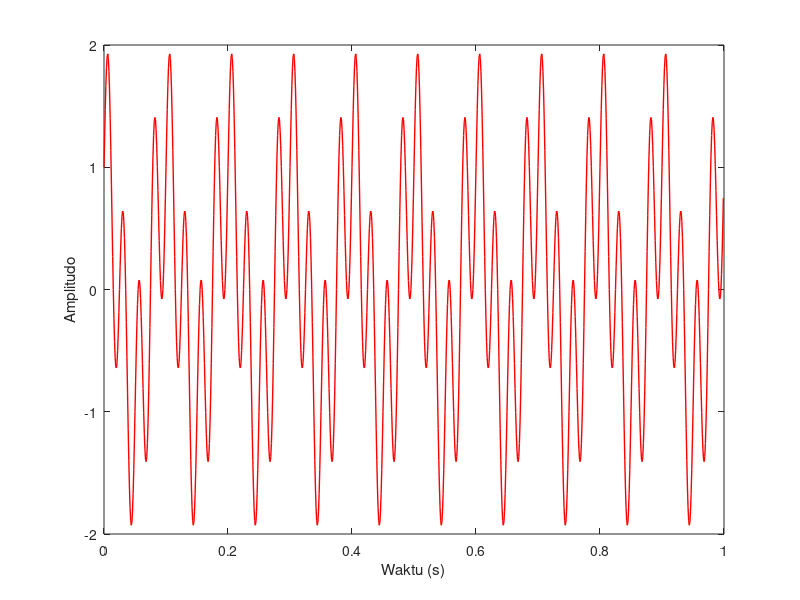
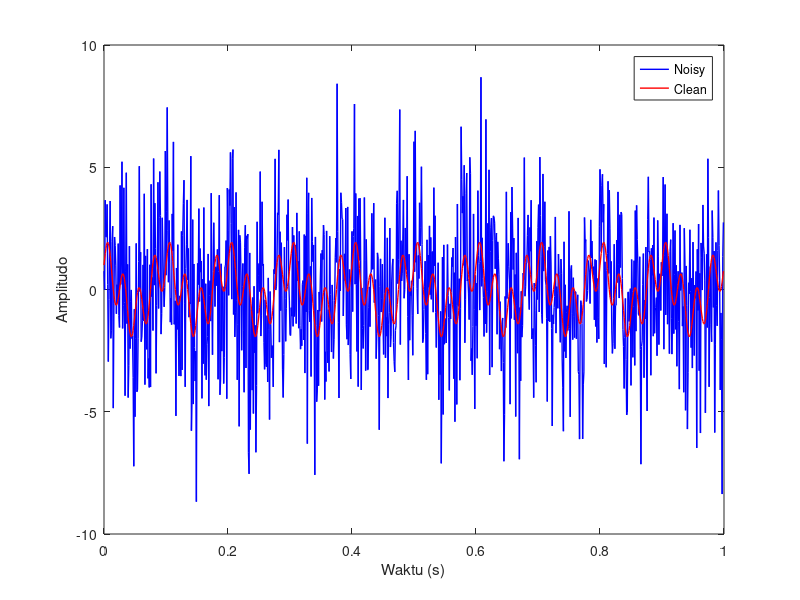
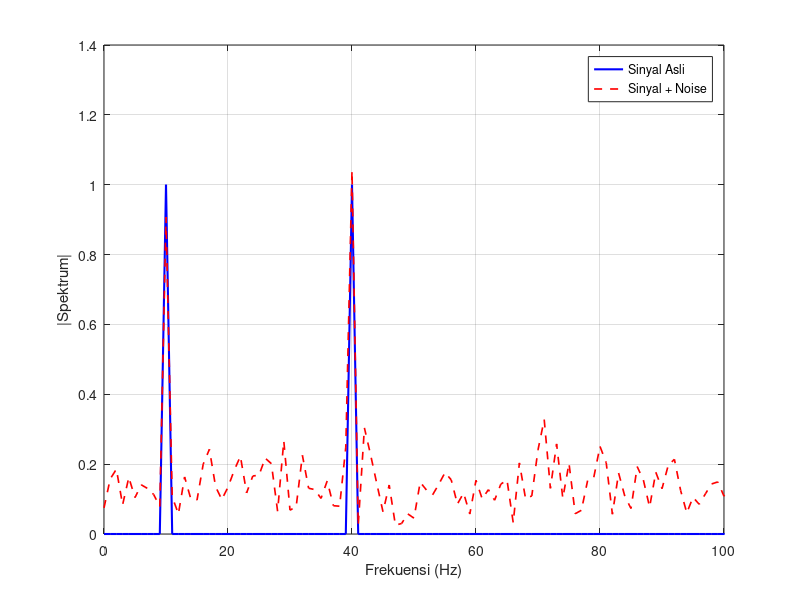
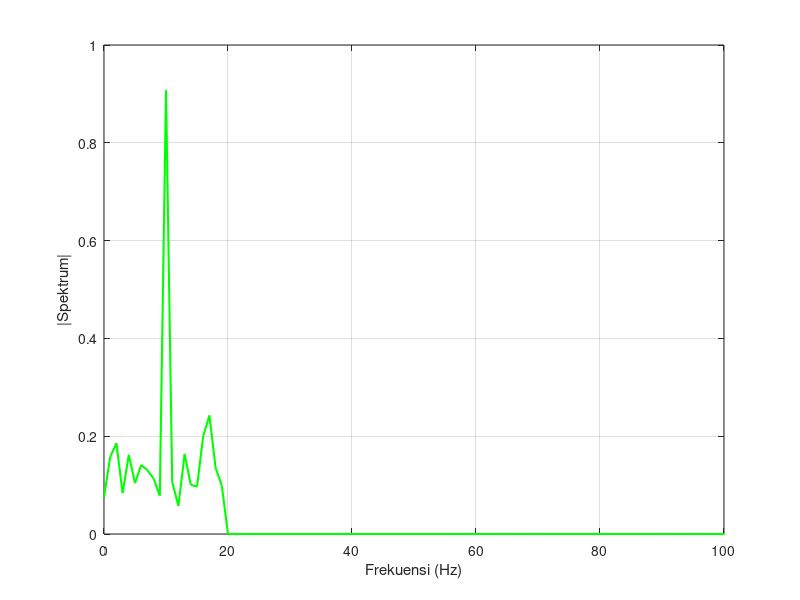

MATLAB code for these plots, in order:
clc; clear; close all;

% --- Paramater sinyal ---
Fs = 1000;          % Frekuensi sampling
T = 1 / Fs;         % Periode sampling
L = 1000;           % Panjang sinyal
t = (0:L-1) * T;    % Vektor waktu

% Sinyal asli: gabungan frekuensi 40 Hz dan 10 Hz
x_clean = sin(2*pi*40*t) + cos(2*pi*10*t);

% Plot sinyal asli
figure(1)
plot(t, x_clean, 'r', 'LineWidth', 1);
xlabel('Waktu (s)');
ylabel('Amplitudo');

% --- Baca noise dari file Python ---
noise = load('noise_data.txt');

% Pastikan noise berbentuk baris dan ukuran cocok
if size(noise, 2) == 1
    noise = noise';  % Ubah kolom jadi baris
end
if length(noise) ~= length(t)
    error('Panjang noise dan t tidak sama!');
end

% Gabungkan sinyal + noise
x_noisy = x_clean + noise;

% Plot sinyal asli dengan sinyal terkontaminasi noise
figure(2)
plot(t, x_noisy, 'b', 'LineWidth', 1); hold on;
plot(t, x_clean, 'r', 'LineWidth', 1);
legend('Noisy', 'Clean');
ylim([-10 10]);
xlabel('Waktu (s)');
ylabel('Amplitudo');
hold off;

% --- Transformasi Fourier sinyal noisy ---
X = fft(x_noisy);

% Buat vektor frekuensi (untuk spektrum 1 sisi)
f = Fs * (0:(L/2)) / L;

% Spektrum sebelum filtering
P2 = abs(X / L);
P1 = P2(1:L/2+1);
P1(2:end-1) = 2 * P1(2:end-1);

% --- Transformasi Fourier sinyal asli ---
X_clean = fft(x_clean);

% Hitung spektrum 1 sisi
P2_clean = abs(X_clean / L);
P1_clean = P2_clean(1:L/2+1);
P1_clean(2:end-1) = 2 * P1_clean(2:end-1);

% Hitung spektrum noisy
P2_noisy = abs(X / L);
P1_noisy = P2_noisy(1:L/2+1);
P1_noisy(2:end-1) = 2 * P1_noisy(2:end-1);

% Plot spektrum sinyal asli dan noisy
figure(3)
plot(f, P1_clean, 'b', 'LineWidth', 1.5); hold on;
plot(f, P1_noisy, 'r--', 'LineWidth', 1.2);
xlabel('Frekuensi (Hz)');
ylabel('|Spektrum|');
legend('Sinyal Asli', 'Sinyal + Noise');
xlim([0 100]);
grid on;

% --- Filtering: Low-pass ---
cutoff = 20;  % Hz
X_filtered = X;
X_filtered((cutoff+1):(L-cutoff)) = 0;

% Spektrum sesudah filtering
P2f = abs(X_filtered / L);
P1f = P2f(1:L/2+1);
P1f(2:end-1) = 2 * P1f(2:end-1);

% Plot spektrum setelah filtering
figure(4)
plot(f, P1f, 'g', 'LineWidth', 1.5);
xlabel('Frekuensi (Hz)');
ylabel('|Spektrum|');
xlim([0 100]);
grid on;

% --- Inverse FFT ---
x_filtered = real(ifft(X_filtered));

% Plot sinyal setelah filtering
figure(5)
plot(t, x_filtered);
xlabel('Waktu (s)');
ylabel('Amplitudo');

% --- Plot hasil waktu ---
figure(6)
subplot(3,1,1); plot(t, x_clean);
title('Sinyal Asli (40 Hz + 10 Hz)');
xlabel('Waktu (s)');
ylabel('Amplitudo');
subplot(3,1,2); plot(t, x_noisy);
title('Sinyal + Noise dari Python');
xlabel('Waktu (s)');
ylabel('Amplitudo');
subplot(3,1,3); plot(t, x_filtered);
title('Sinyal Setelah Filtering FFT');
xlabel('Waktu (s)');
ylabel('Amplitudo');
